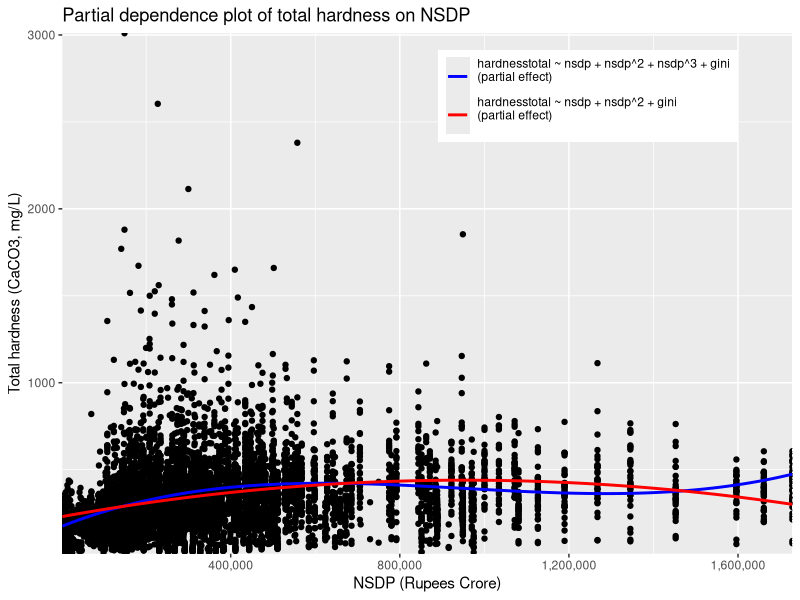
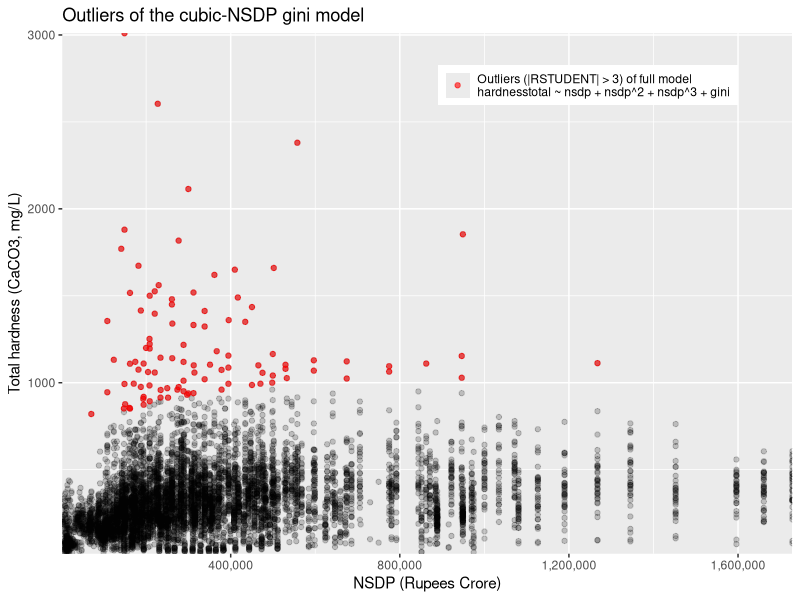
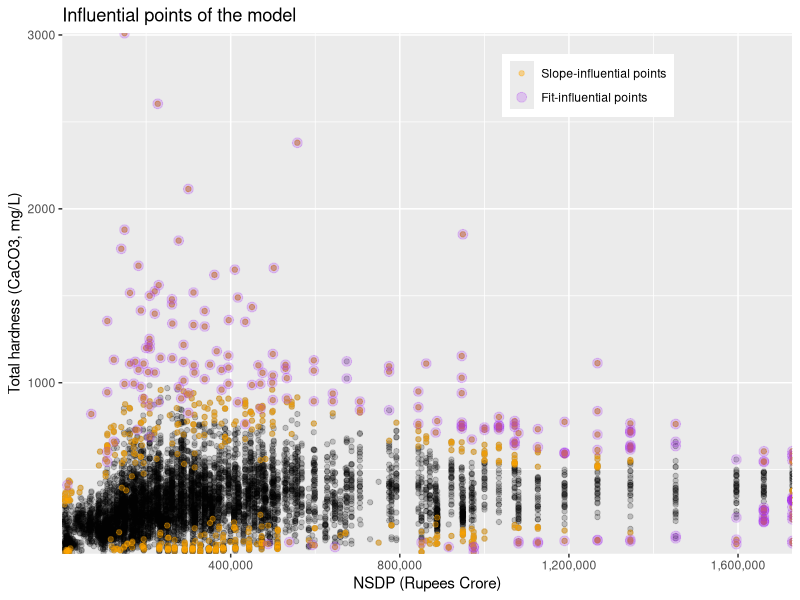
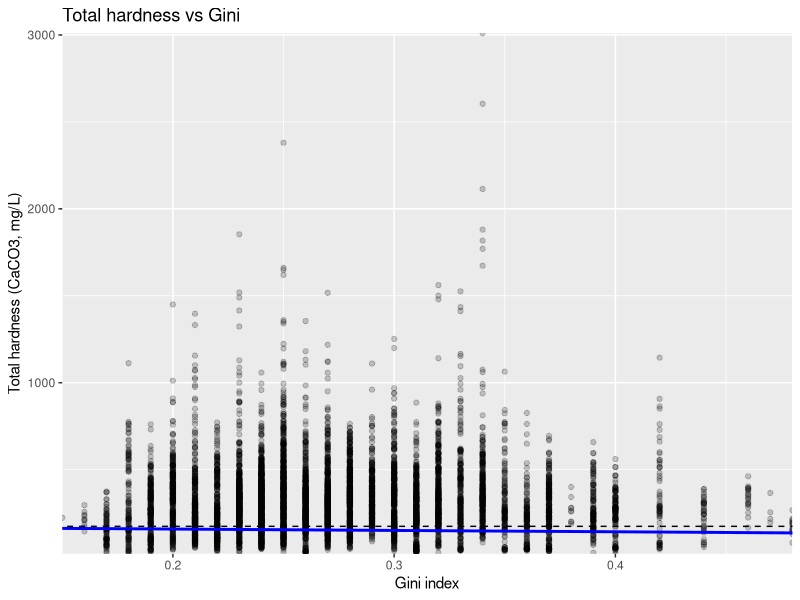
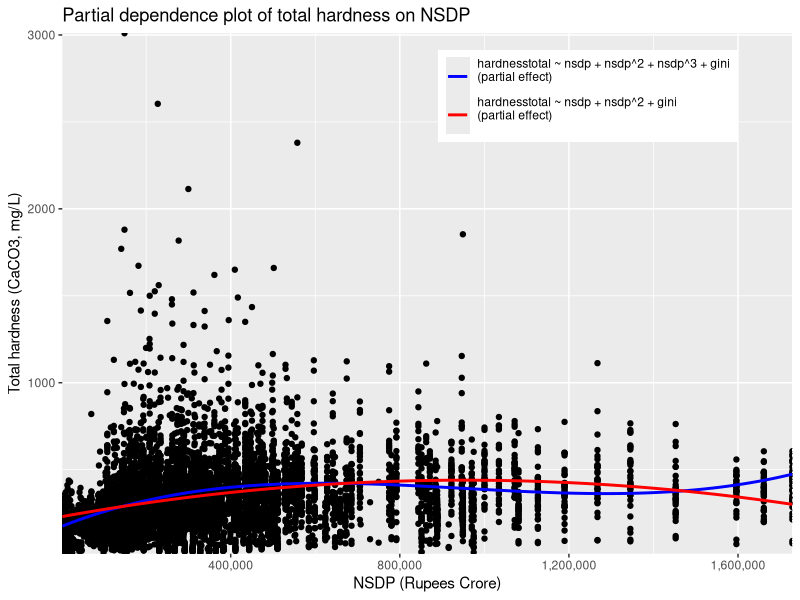
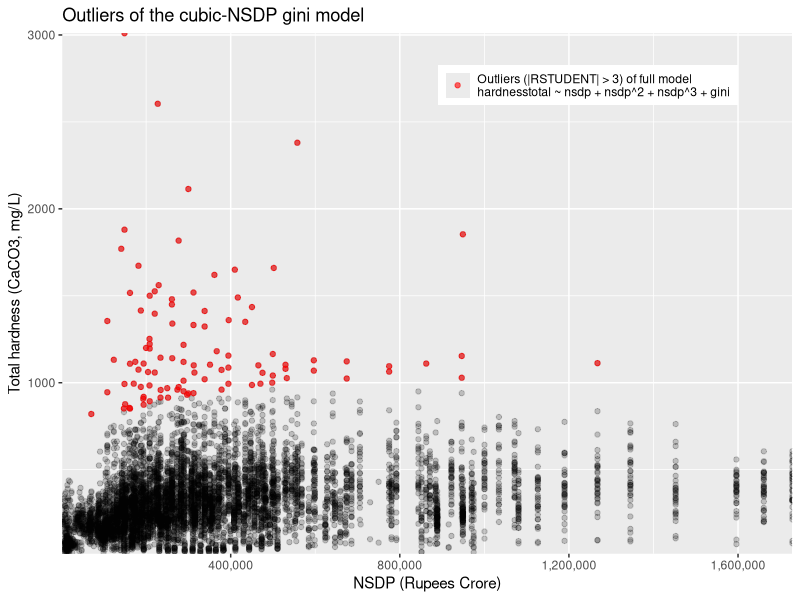
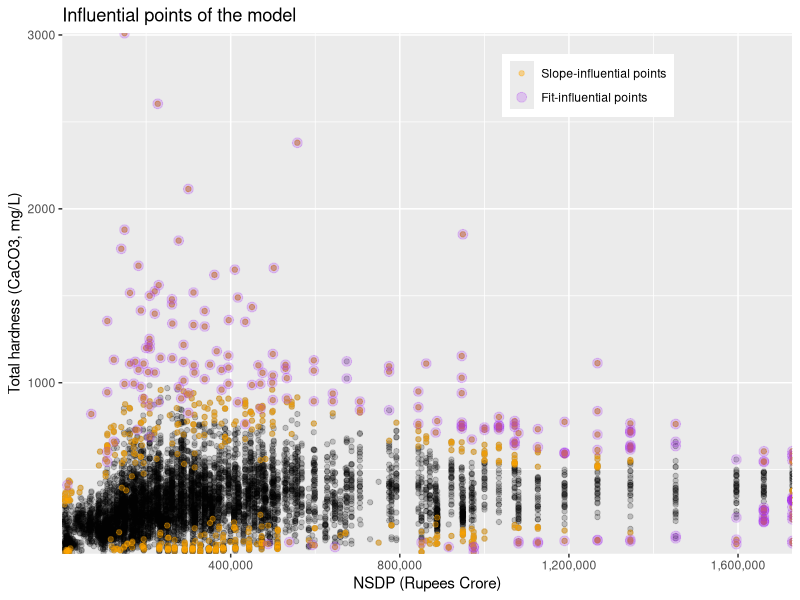
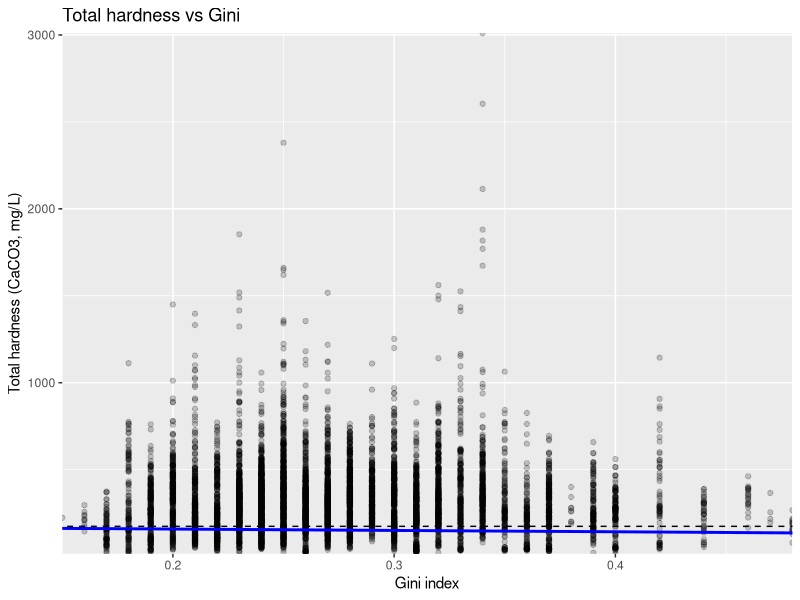

The R script that drew these images, in order:
library(ggplot2)
library(readr)
library(scales)
library(data.table)

gini_gwq_nsdp <- read_csv("output/gini_gwq_nsdp.csv")
gini_gwq_nsdp <- na.omit(gini_gwq_nsdp)
gini_gwq_nsdp <- gini_gwq_nsdp[gini_gwq_nsdp$hardnesstotal > 0,]
on_nsdp_quad_gini <- lm(formula=hardnesstotal ~ nsdp + I(nsdp**2) + gini, data=gini_gwq_nsdp)
on_nsdp_poly_gini <- lm(formula=hardnesstotal ~ nsdp + I(nsdp**2) + I(nsdp**3) + gini, data=gini_gwq_nsdp)
print(summary(on_nsdp_quad_gini))
print(summary(on_nsdp_poly_gini))

coefs_poly = coef(on_nsdp_poly_gini)
f <- function(x){coefs_poly[1] + coefs_poly[2]*x + coefs_poly[3]*x^2 + coefs_poly[4]*x^3}
coefs_quad = coef(on_nsdp_quad_gini)
f_quad <- function(x){coefs_quad[1] + coefs_quad[2]*x + coefs_quad[3]*x^2}

model_rstudents <- rstudent(on_nsdp_poly_gini)

nsdp_trend_plot <- ggplot(gini_gwq_nsdp, aes(y=hardnesstotal, x=nsdp)) +
  geom_point() +
  # stat_smooth(method='lm', formula=y ~ x + I(x**2) + I(x**3), se=TRUE, aes(colour="blue")) +
  stat_function(fun=f, aes(colour="blue"), linewidth=1) +
  ggtitle("Partial dependence plot of total hardness on NSDP") +
  xlab("NSDP (Rupees Crore)") +
  ylab("Total hardness (CaCO3, mg/L)") +
  scale_x_continuous(labels = comma) +
  coord_cartesian(expand = FALSE) +
  # stat_smooth(method='lm', formula=y ~ x + I(x**2), se=TRUE, aes(colour="red")) +
  stat_function(fun=f_quad, aes(colour="red"), linewidth=1) +
  scale_discrete_manual(c("colour"), name="Legend", values=c("blue", "red"), labels=c("hardnesstotal ~ nsdp + nsdp^2 + nsdp^3 + gini\n(partial effect)\n", "hardnesstotal ~ nsdp + nsdp^2 + gini\n(partial effect)\n")) +
  theme(legend.position=c(0.72, 0.88), legend.title=element_blank())

gini_trend_plot <- ggplot(gini_gwq_nsdp, aes(y=hardnesstotal, x=gini)) +
  geom_point(alpha=0.2) +
  geom_abline(intercept=coefs_poly[1], slope=coefs_poly[5], colour="blue", linewidth=1) +
  geom_abline(intercept=coefs_poly[1], slope=0, colour="black", linetype="dashed") +
  ggtitle("Total hardness vs Gini") +
  xlab("Gini index") +
  ylab("Total hardness (CaCO3, mg/L)") +
  scale_x_continuous(labels = comma) +
  coord_cartesian(expand = FALSE) +
  scale_discrete_manual(c("colour"), name="Legend", values="blue", labels="hardnesstotal ~ nsdp + nsdp^2 + nsdp^3 + gini\n(partial effect)\n") +
  theme(legend.position=c(0.72, 0.9), legend.title=element_blank())

outliers_plot <- ggplot(gini_gwq_nsdp, aes(y=hardnesstotal, x=nsdp)) +
  geom_point(alpha=0.2) +
  # stat_smooth(method='lm', formula=y ~ x + I(x**2) + I(x**3), se=FALSE, aes(colour="blue")) +
  ggtitle("Outliers of the cubic-NSDP gini model") +
  xlab("NSDP (Rupees Crore)") +
  ylab("Total hardness (CaCO3, mg/L)") +
  scale_x_continuous(labels = comma) +
  coord_cartesian(expand = FALSE) +
  geom_point(data=gini_gwq_nsdp[abs(model_rstudents) > 3,], aes(colour="red"), alpha=0.6) +
  scale_discrete_manual(c("colour"), name="Legend", values="red", labels="Outliers (|RSTUDENT| > 3) of full model\nhardnesstotal ~ nsdp + nsdp^2 + nsdp^3 + gini") +
  theme(legend.position=c(0.72, 0.9), legend.title=element_blank())

# Influential observations
dfbetas <- dfbetas(on_nsdp_poly_gini)
dfbetas_cutoff = 2/sqrt(nrow(gini_gwq_nsdp))
beta_infl_obs_idx = rowSums(abs(dfbetas) > dfbetas_cutoff) > 0
dffits <- dffits(on_nsdp_poly_gini)
dffits_cutoff <- 2 * sqrt((length(on_nsdp_poly_gini$coefficients))+1) / sqrt(nrow(gini_gwq_nsdp))
fit_infl_obs_idx = (abs(dffits) > dffits_cutoff) > 0

influence_plot <- ggplot(gini_gwq_nsdp, aes(y=hardnesstotal, x=nsdp)) +
  geom_point(alpha=0.2) +
  ggtitle("Influential points of the model") +
  xlab("NSDP (Rupees Crore)") +
  ylab("Total hardness (CaCO3, mg/L)") +
  scale_x_continuous(labels = comma) +
  coord_cartesian(expand = FALSE) +
  geom_point(data=gini_gwq_nsdp[beta_infl_obs_idx,], aes(colour="orange"), alpha=0.4) +
  geom_point(data=gini_gwq_nsdp[fit_infl_obs_idx,], aes(colour="purple"), alpha=0.2, size=3) +
  scale_discrete_manual(c("colour"), name="Legend", values=c("orange", "purple"), labels=c("Slope-influential points", "Fit-influential points")) +
  theme(legend.position=c(0.72, 0.9), legend.title=element_blank())

png("plots/Partial dependence plot of total hardness on NSDP.png")
print(nsdp_trend_plot)
dev.off()
print(nsdp_trend_plot)

png("plots/Outliers of the cubic-NSDP gini model.png")
print(outliers_plot)
dev.off()
print(outliers_plot)

png("plots/Influential points of the model.png")
print(influence_plot)
dev.off()
print(influence_plot)

png("plots/Gini trend.png")
print(gini_trend_plot)
dev.off()
print(gini_trend_plot)

outlier_pts <- gini_gwq_nsdp[abs(model_rstudents) > 3,]
outlier_pts_dt <- setDT(outlier_pts)
influential_pts <- gini_gwq_nsdp[beta_infl_obs_idx | fit_infl_obs_idx,]
influential_pts_dt <- setDT(influential_pts)

cat("\n\nInfluential points:\n")
df <- influential_pts[with(influential_pts, order(state, district, year, hardnesstotal))][, c("state", "district", "year", "hardnesstotal")]
print(nrow(df))
print(df, nrow=nrow(df)*ncol(df))

cat("Influential points count by district:\n")
district_influence <- aggregate(hardnesstotal ~ state + district, influential_pts, NROW)
district_influence <- district_influence[with(district_influence, order(state, district)),]
district_influence$n_inflpts <- district_influence$hardnesstotal
district_influence$hardnesstotal <- NULL
print(district_influence)

cat("Influential points by state:\n")
state_influence <- aggregate(hardnesstotal ~ state, influential_pts, NROW)
state_influence <- state_influence[with(state_influence, order(state)),]
state_influence$n_inflpts <- state_influence$hardnesstotal
state_influence$hardnesstotal <- NULL
print(state_influence)

cat("\n\nOutliers:\n")
print(outlier_pts[with(outlier_pts, order(state, district, year, hardnesstotal))][, c("state", "district", "year", "hardnesstotal")])

cat("Outlier count by district:\n")
district_outliers <- aggregate(hardnesstotal ~ state + district, outlier_pts, NROW)
district_outliers <- district_outliers[with(district_outliers, order(state, district)),]
district_outliers$n_outliers <- district_outliers$hardnesstotal
district_outliers$hardnesstotal <- NULL
print(district_outliers)

cat("Outlier count by state:\n")
state_outliers <- aggregate(hardnesstotal ~ state, outlier_pts, NROW)
state_outliers <- state_outliers[with(state_outliers, order(state)),]
state_outliers$n_outliers <- state_outliers$hardnesstotal
state_outliers$hardnesstotal <- NULL
print(state_outliers)